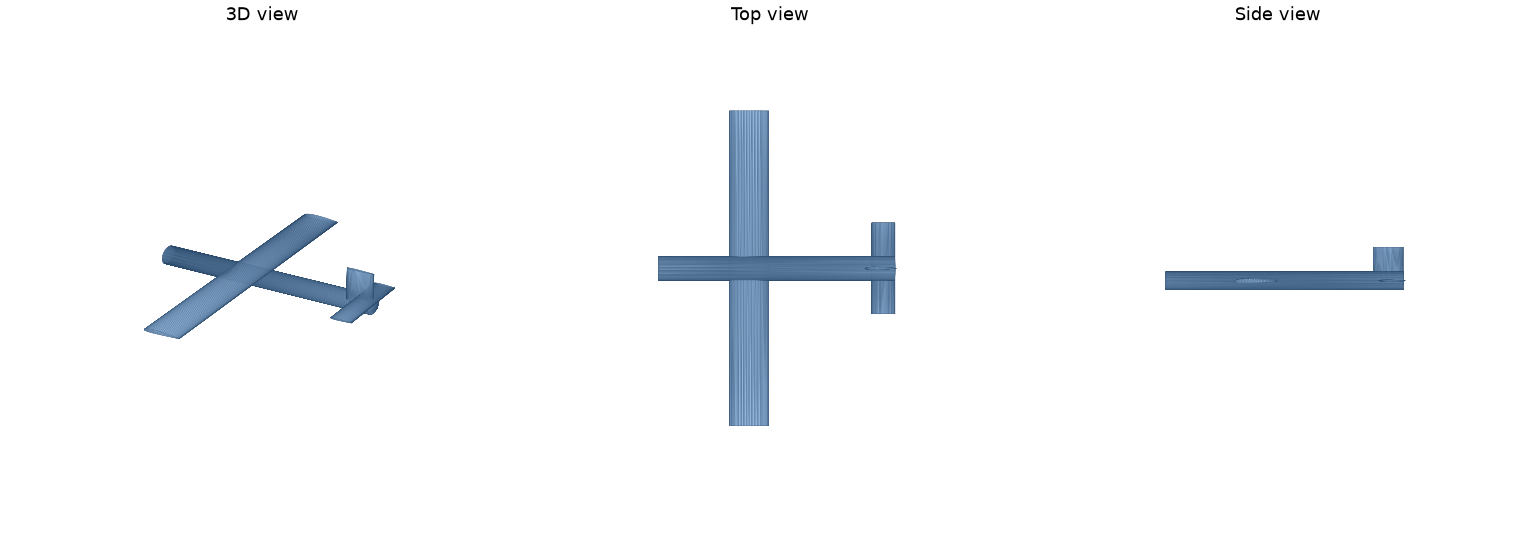

This chart was generated by the following Python code:
import trimesh
import matplotlib
matplotlib.use("Agg")
import matplotlib.pyplot as plt
from mpl_toolkits.mplot3d.art3d import Poly3DCollection

m = trimesh.load("outputs/fixed_wing.stl")
print("watertight:", m.is_watertight, "| triangles:", len(m.faces))
fig = plt.figure(figsize=(14, 5))
for i, (el, az, title) in enumerate([(25, -60, "3D view"), (90, -90, "Top view"), (0, -90, "Side view")]):
    ax = fig.add_subplot(1, 3, i + 1, projection="3d")
    ax.add_collection3d(Poly3DCollection(m.triangles, facecolor="#8fb3d9", edgecolor="#2b4a6b", linewidth=0.1))
    b = m.bounds
    c = (b[0] + b[1]) / 2
    r = (b[1] - b[0]).max() / 2
    ax.set_xlim(c[0] - r, c[0] + r)
    ax.set_ylim(c[1] - r, c[1] + r)
    ax.set_zlim(c[2] - r, c[2] + r)
    ax.view_init(el, az)
    ax.set_title(title)
    ax.set_axis_off()
plt.tight_layout()
plt.savefig("preview.png", dpi=110)
print("saved preview.png")
